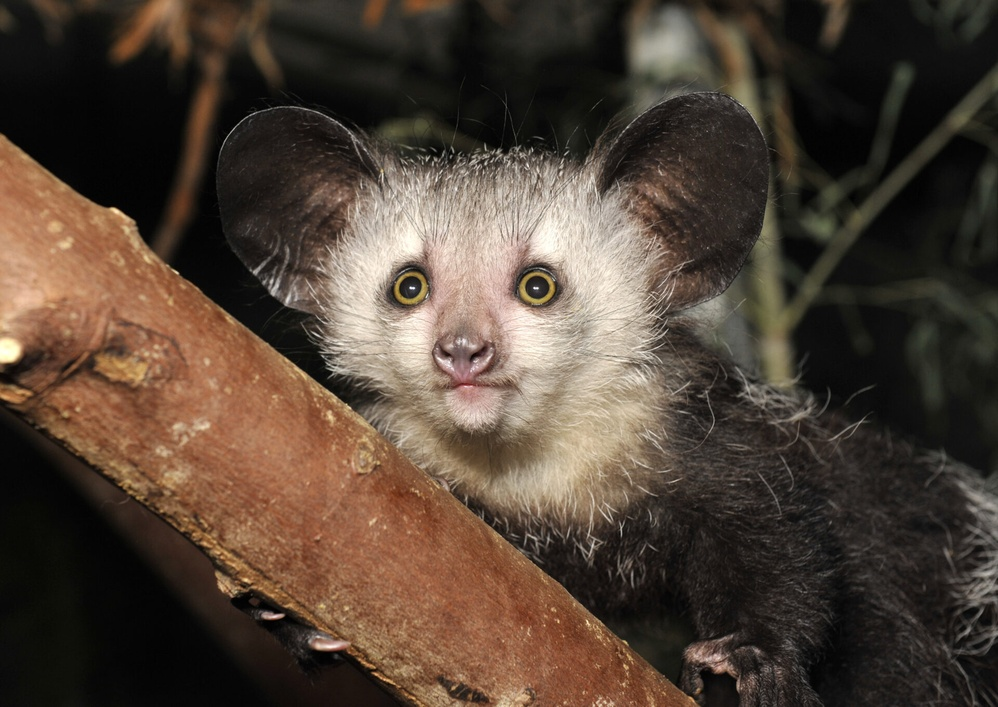
#> input picture Day 01/images.jpg, 998 x 707 px, shrunk from 1920 x 1359 before the run
$ python main.py
#> lines starting #> are read from the running program, lines starting #| are printed output that depends on the picture
from PIL import Image

image = Image.open("images.jpg")
#> image is the input picture: PIL image 998x707 RGB; mean R, G, B 80.4, 65.6, 53.6

data = image.load()
print(image.width)
#| 998
print(image.height)
#| 707

for y in range(image.height):
    for x in range(image.width):
        pixel = data[x,y]

        red = pixel[0]
        green = pixel[1]
        blue = pixel[2]
        clip = 200

        data[x,y] = (red%clip,green%clip,blue%clip)


image.save("aye-aye.jpg")
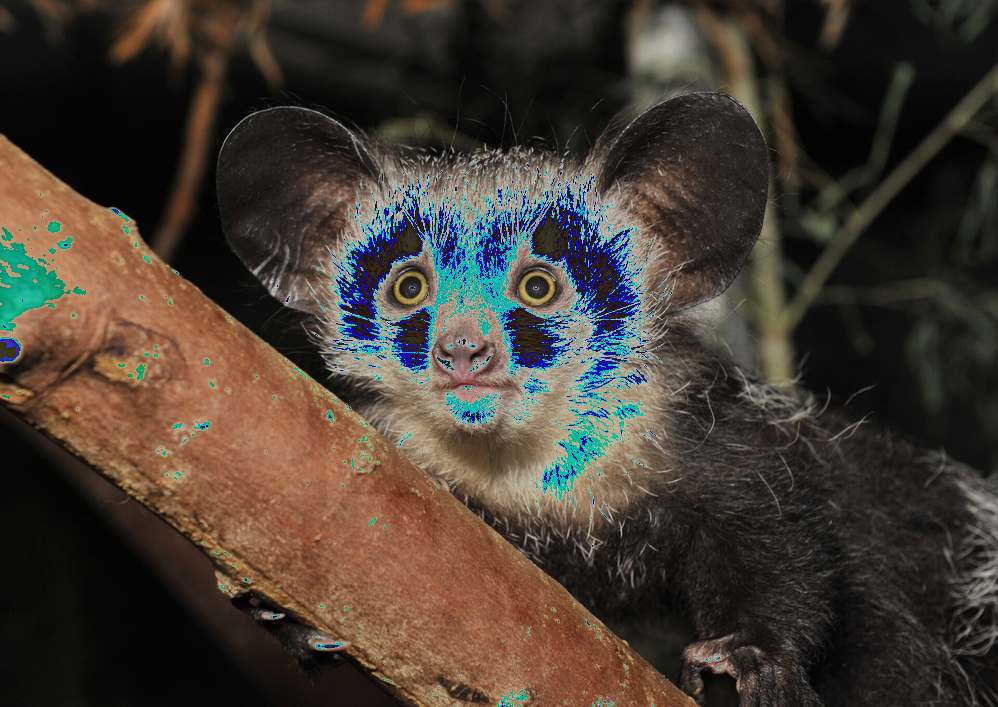
#> saved as aye-aye.jpg: PIL image 998x707 RGB; mean R, G, B 69, 59.8, 50.4
